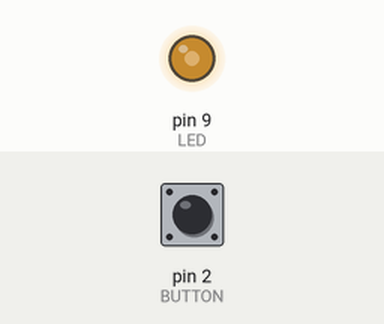
This sketch was run on a simulated Arduino Uno, built with avr-gcc and run on an emulated ATmega328P. Shown: output pins drawn as LEDs (lit = HIGH). The inputs (shaded band) are chosen by the test bench; at power-on: pin 2 (BUTTON) LOW.

Above: at 1.2 s.
1.3 s: pin 2 (BUTTON) pulled HIGH for 0.15 s
At 1.49 s:
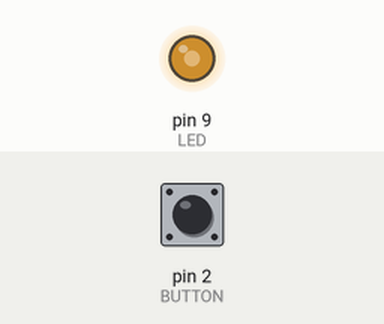
3.0 s: pin 2 (BUTTON) pulled HIGH for 1 s
At 3.8 s:
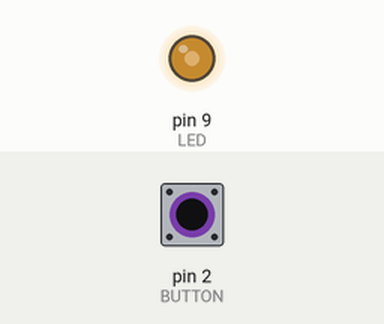
Timing chart, 0 to 6.0 s (numbered marks = the images above; inputs shaded):
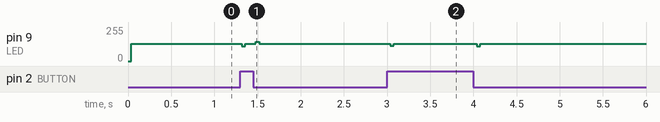

Measured:
- after the input at 1.3 s, pin 9 (LED): 128/255 → 112/255 at once, → 128/255 0.04 s later, → 144/255 0.12 s later, → 128/255 0.04 s later
- after the input at 3.0 s, pin 9 (LED): 128/255 → 113/255 at once, → 128/255 0.04 s later, → 112/255 0.96 s later, → 128/255 0.04 s later

The sketch:

button-on-off.ino
```cpp
const int LED = 9;
const int BUTTON = 2;
boolean lastButton = LOW;//contains the previous button state
boolean currentButton = LOW;//contains the current buuton state
boolean ledOn  = false;  //current state of the led (on/off)
void setup  ()
{
  pinMode(LED, OUTPUT);
}
boolean debounce (boolean last)
{
  boolean current = digitalRead (BUTTON); // reads the button state
  if (last != current) //if its different, then..
  {
    delay(5);  //....stop for 5 miliseconds
    current = digitalRead (BUTTON); //read the value of the button again
  }
  return current;   //return the current value of the button
}
void loop ()
{
  currentButton = debounce (lastButton); //read the debounced state
  if (lastButton == LOW && currentButton == HIGH); //if the button is pressed
  {
    ledOn = !ledOn;  //toggle the led value
  }
  lastButton = currentButton;  //reset the button value
  digitalWrite(LED, ledOn);  //change the state of the led
}
```
